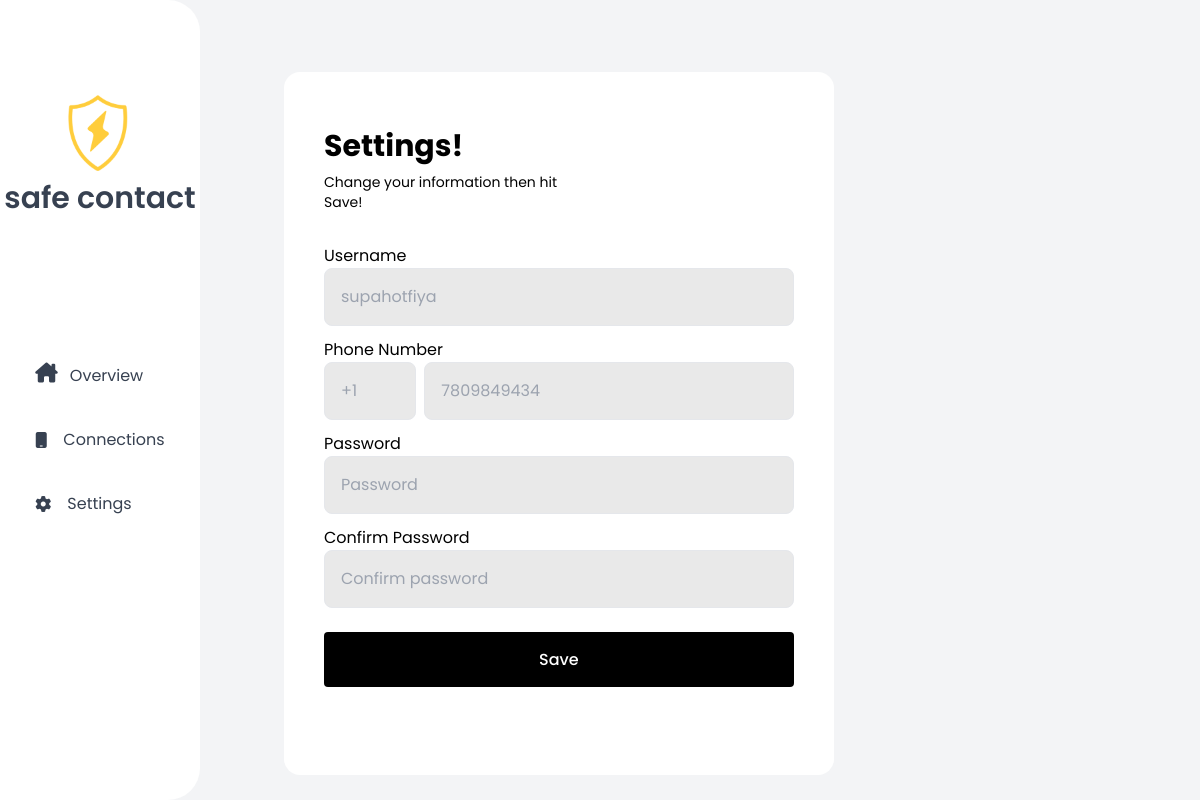
Screenshot of /settings (signed in) with the database file from the repository.
### client/models.py (models this page shows)
class User(db.Model, UserMixin):
    id = db.Column(db.Integer, primary_key=True)
    country_code = db.Column(db.String(10), unique=False)
    phone_number = db.Column(db.String(20), unique=True, nullable=False)
    password = db.Column(db.String(150), nullable=False)
    username = db.Column(db.String(150), unique=True)

### client/connections.py (the view)
@conns.route('/settings', methods=['GET', 'POST'])
def settings():
    if request.method == "POST":
        username = request.form.get('username')
        print("user", username)
        init_password = request.form.get('init_password')
        confirm_password = request.form.get('confirm_password')
        country_code = request.form.get('country_code')
        phone_number = request.form.get('phone_number')
        print("Settings change submitted for", username, phone_number)
        if (username != None) or (username != ""):
            current_user.username = username
        if (init_password == confirm_password) and (init_password != None):
            current_user.password = generate_password_hash(init_password, method="sha256")
        if (country_code != None) or (country_code != "None"):
            current_user.country_code = country_code
        if (phone_number != None)  or (phone_number != "None"):
            current_user.phone_number = phone_number
        db.session.commit()
        return render_template('settings.html', user=current_user)
    else:
        return render_template('settings.html', user=current_user)

### client/templates/settings.html (shortened to what this page needs)
{% extends "base_home.html"%} {% block content %}
<div class="flex flex-col h-full mt-10 ml-5">
    <div class="flex flex-col w-3/5 ml-8 bg-white rounded-2xl p-10">
        <div class="w-1/2 h-full flex flex-col mt-4">
            <div class="font-bold text-3xl mb-2">
                Settings!
            </div>
            <div class="text-sm text-black">Change your information then hit Save!</div>
        </div>
        <form method="POST">
            <div>
                <div>
                    <div class=mb-3>
                        <label for="username">Username</label>
                        <input type="text " id="username" name="username" placeholder="{{current_user.username}}"
                            class="form-control block p-4 w-full text-black bg-[#e9e9e9] rounded-lg border sm:text-md focus:ring-gray-300 focus:border-l-2" />
                    </div>
                    <label for="country_code">Phone Number</label>
                    <div class="mb-3 input-group flex flex-row justify-between ">
                        <br>
                        <div class="flex-auto w-1/5 mr-2"><input type="text" id="country_code" name="country_code"
                                placeholder="{{current_user.country_code}}"
                                class="form-control block p-4 w-full text-black bg-[#e9e9e9] rounded-lg border sm:text-md focus:ring-gray-300 focus:border-l-2" />
                        </div>
                        <div class="flex-auto w-4/5 "><input type="tel" name="phone_number"
                                placeholder="{{current_user.phone_number}}" pattern="[0-9]{10}" maxlength="10"
                                class="form-control block p-4 w-full text-black bg-[#e9e9e9] rounded-lg border sm:text-md focus:ring-gray-300 focus:border-l-2">
                        </div>
                    </div>
                    <div class=mb-3>
                        <label for="init_password">Password</label>
                        <input type="password" id="init_password" name="init_password" placeholder="Password"
                            class="form-control block p-4 w-full text-black bg-[#e9e9e9] rounded-lg border sm:text-md focus:ring-gray-300 focus:border-l-2" />
                    </div>
                    <div class=mb-6>
                        <label for="confirm_password">Confirm Password</label>
                        <input type="password" id="confirm_password" name="confirm_password"
                            placeholder="Confirm password"
                            class="form-control block p-4 w-full text-black bg-[#e9e9e9] rounded-lg border sm:text-md focus:ring-gray-300 focus:border-l-2" />
                    </div>
                </div>
            </div>
            <div class="flex mb-2">
                <div class="w-full">
                    <button type="Submit"
                        class="w-full h-[55px] bg-black hover:bg-gray-700 text-white hover:text-white hover:border-black font-medium py-2 px-4 rounded">
                        Save
                    </button>
                </div>
            </div>
            <br>
        </form>
    </div>
</div>
{% endblock %}

### client/static/styles.css (style rules this page uses)
* { font-family: "Poppins", sans-serif; }

### rows the page displays
User: username "supahotfiya", country_code "+1", phone_number "7809849434"
